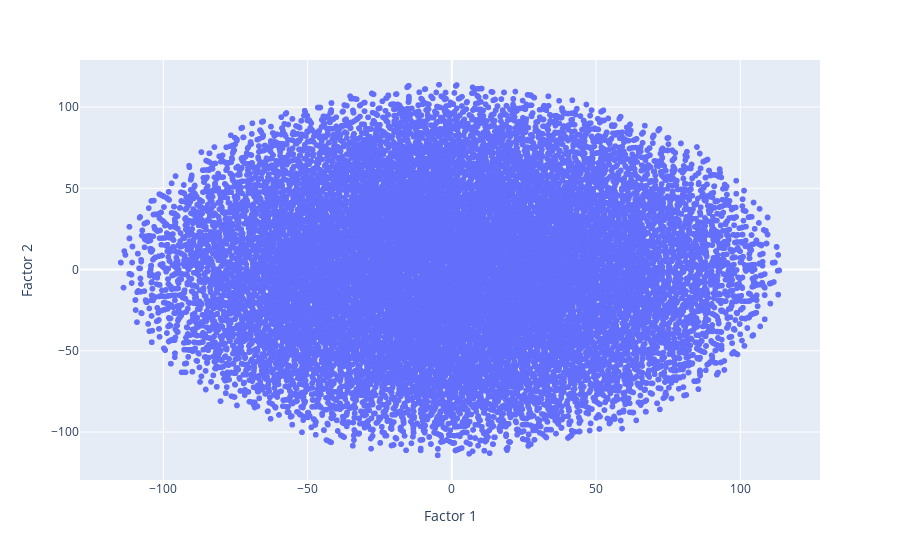

Notebook cell for this chart:
### Code cell
from sklearn.manifold import TSNE

tsne = TSNE(2, perplexity=10)

reduced_feat = tsne.fit_transform(feature_df)

tsne_df = pd.DataFrame(reduced_feat, index=product, columns=['Factor 1', 'Factor 2'])


px.scatter(tsne_df, 
    x='Factor 1', 
    y='Factor 2',
    hover_name=tsne_df.index)

### Figure 1 — Plotly figure (JSON) as saved in the notebook; plotly's stock layout.template omitted (floating-point values rounded to 4 significant figures; data arrays with more than 128 entries replaced by an {"elided": "..."} marker saying what was removed)
{"data": [{"hovertemplate": "<b>%{hovertext}</b><br><br>Factor 1=%{x}<br>Factor 2=%{y}<extra></extra>", "hovertext": {"elided": "32789 int values"}, "legendgroup": "", "marker": {"color": "#636efa", "symbol": "circle"}, "mode": "markers", "name": "", "showlegend": false, "type": "scattergl", "x": {"elided": "32789 float values"}, "xaxis": "x", "y": {"elided": "32789 float values"}, "yaxis": "y"}], "layout": {"legend": {"tracegroupgap": 0}, "margin": {"t": 60}, "xaxis": {"anchor": "y", "domain": [0, 1], "title": {"text": "Factor 1"}}, "yaxis": {"anchor": "x", "domain": [0, 1], "title": {"text": "Factor 2"}}}}
